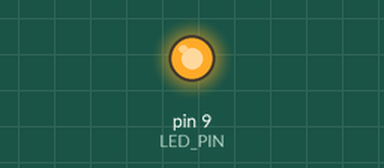
Bench run of a sketch on a simulated Arduino Uno, built with avr-gcc and run on an emulated ATmega328P. Shown: output pins drawn as LEDs (lit = HIGH).

Above: at 1.5 s.
At 8.0 s:
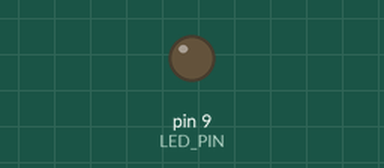
Timing chart, 0 to 16.9 s (numbered marks = the images above):
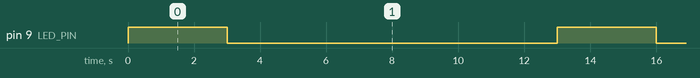

The sketch:

lab4_task4_baremetal.ino
```cpp
#include <avr/io.h>

#define LED_PIN PB1

int main(void) {
    DDRB |= (1 << LED_PIN);

    // ----- Timer1 setup: 1 second tick -----
    TCCR1A = 0;
    TCCR1B = 0;
    TCCR1B |= (1 << WGM12);               // CTC mode
    TCCR1B |= (1 << CS12) | (1 << CS10);  // prescaler 1024
    OCR1A = 15624;                        // 1 second , we used timer1 for both off and on state where timer keeps counting and the logic occured when the timmer triggered.
    TCNT1 = 0;
    TIFR1 |= (1 << OCF1A);

    uint8_t timer = 0;
    uint8_t led_on = 1;

    PORTB |= (1 << LED_PIN);  // Start with LED ON

    while (1) {

        // 1-second event
        if (TIFR1 & (1 << OCF1A)) {
            TIFR1 |= (1 << OCF1A); // clear flag
            timer++;

            if (led_on && timer >= 3) {
                // Turn OFF after 3 seconds
                PORTB &= ~(1 << LED_PIN);
                led_on = 0;
                timer = 0;
            }
            else if (!led_on && timer >= 10) {
                // Turn ON after 10 seconds
                PORTB |= (1 << LED_PIN);
                led_on = 1;
                timer = 0;
            }
        }
    }
}
```

Measured:
- by itself, pin 9 (LED_PIN): alternates HIGH for 3.0 s and LOW for 10.0 s
